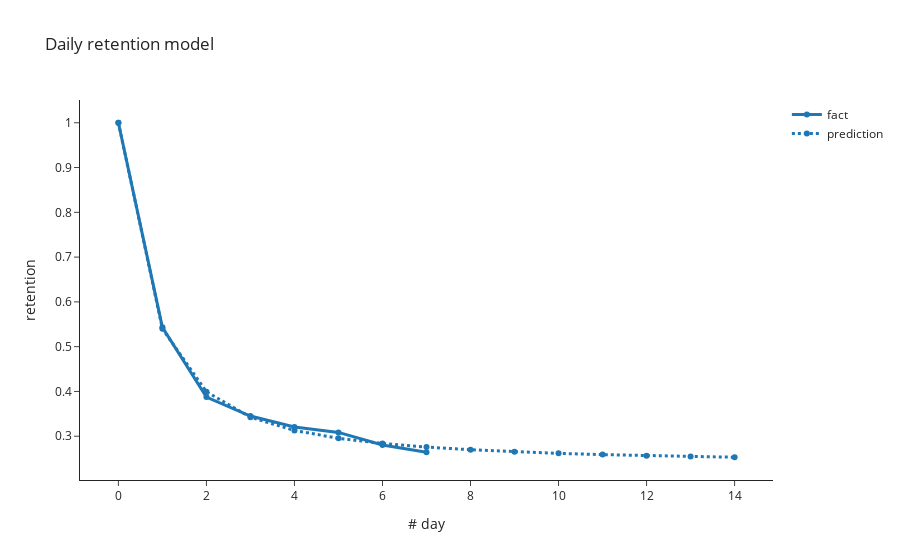

Notebook source saved alongside this figure:
### Code cell
import plotly.graph_objects as go
import plotly
fig = go.Figure()

fig.add_trace(go.Scatter(x=ext_fact_df.num_month, y=ext_fact_df.fact, name='fact',
                         line=dict(color=plotly.colors.qualitative.D3[0], width=3)))

fig.add_trace(go.Scatter(x=ext_fact_df.num_month, y=ext_fact_df.prediction, name='prediction',
                         line=dict(color=plotly.colors.qualitative.D3[0], width=3, dash='dot')))

fig.update_layout(title='Daily retention model',
                   yaxis_title='retention',
                   xaxis_title='# day')

### Figure 1 — Plotly figure (JSON) as saved in the notebook; plotly's stock layout.template omitted (floating-point values rounded to 4 significant figures)
{"data": [{"line": {"color": "#1F77B4", "width": 3}, "name": "fact", "type": "scatter", "x": [0, 1, 2, 3, 4, 5, 6, 7, 8, 9, 10, 11, 12, 13, 14], "y": [1, 0.5432, 0.3874, 0.345, 0.3208, 0.3085, 0.2804, 0.2643, null, null, null, null, null, null, null]}, {"line": {"color": "#1F77B4", "dash": "dot", "width": 3}, "name": "prediction", "type": "scatter", "x": [0, 1, 2, 3, 4, 5, 6, 7, 8, 9, 10, 11, 12, 13, 14], "y": [1, 0.5399, 0.3993, 0.3424, 0.313, 0.2954, 0.2838, 0.2758, 0.2698, 0.2653, 0.2618, 0.2589, 0.2566, 0.2547, 0.2531]}], "layout": {"title": {"text": "Daily retention model"}, "xaxis": {"title": {"text": "# day"}}, "yaxis": {"title": {"text": "retention"}}}}
